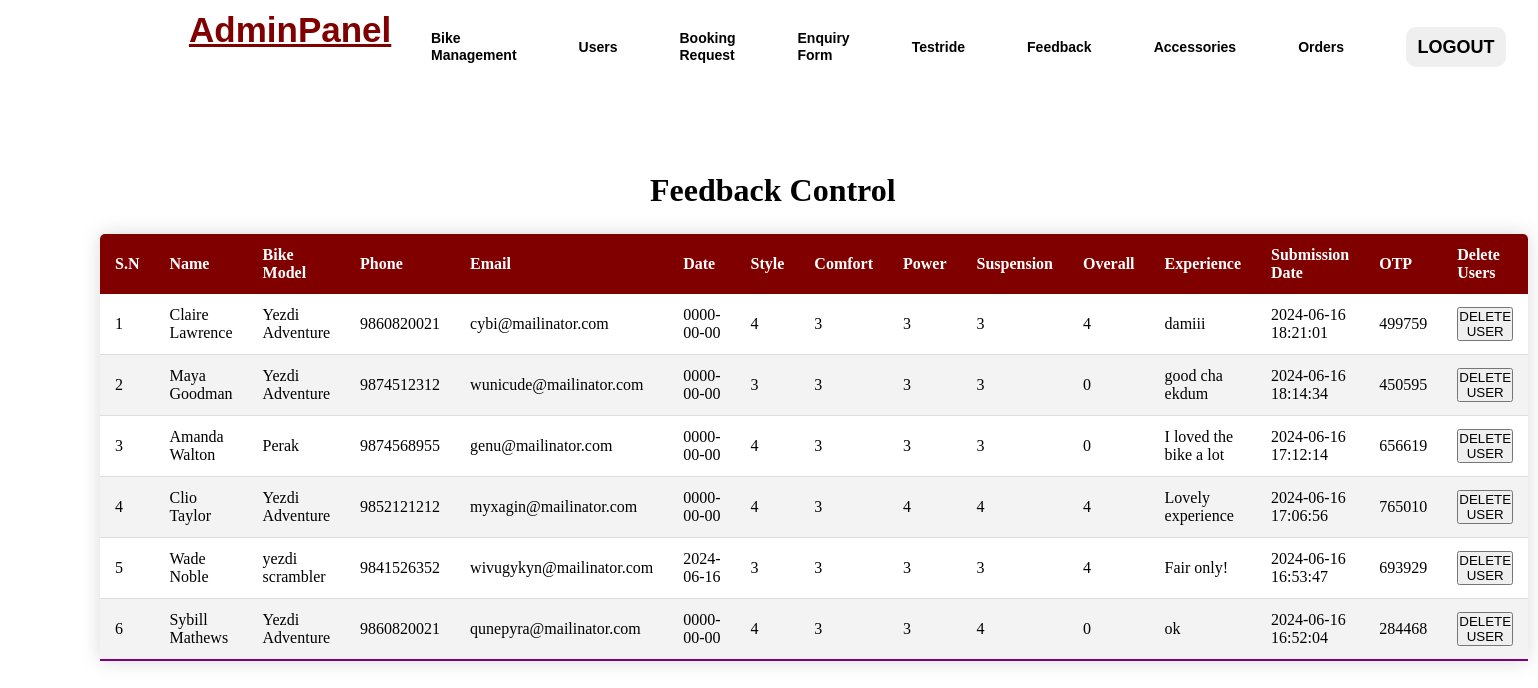
The app's page /admin/adminFeedback.php (signed in) with its own data.
### tables this page shows
CREATE TABLE `feedback` (
  `feedID` int(11) NOT NULL,
  `Name` varchar(255) NOT NULL,
  `BikeModel` varchar(100) NOT NULL,
  `Phone` varchar(255) NOT NULL,
  `Email` varchar(255) NOT NULL,
  `date` date NOT NULL,
  `style` int(1) DEFAULT NULL,
  `comfort` int(1) DEFAULT NULL,
  `power` int(1) DEFAULT NULL,
  `suspension` int(1) DEFAULT NULL,
  `overall` int(1) DEFAULT NULL,
  `experience` text NOT NULL,
  `submission_date` timestamp NOT NULL DEFAULT current_timestamp(),
  `otp` int(11) NOT NULL,
  `user_id` int(121) DEFAULT NULL
);

### admin/adminFeedback.php (the view, shortened to what this page needs)
<?php
include('../config/constant.php');
?>
<!DOCTYPE html>
<html lang="en">
<head>
</head>
<body>
    <?php
    $query="SELECT * from feedback ORDER BY feedID DESC";
    $queryy=mysqli_query($conn,$query);
    ?>
    <div class="background">
        <div class="navbar">
            <div class="icon">
                <h2 class="logo"><a href="admin_menu.php" style="color: maroon;">AdminPanel</a></h2>
            </div>
            <div class="menu">
                <?php include("menu.php");?>
            </div>
        </div>
    </div>
    <div>
        <h1 class="header">Feedback Control</h1>
        <div>
            <div>
                <table class="content-table">
                    <thead>
                        <tr>
                            <th>S.N</th>
                            <th>Name</th>
                            <th>Bike Model</th>
                            <th>Phone</th>
                            <th>Email</th>
                            <th>Date</th>
                            <th>Style</th>
                            <th>Comfort</th>
                            <th>Power</th>
                            <th>Suspension</th>
                            <th>Overall</th>
                            <th>Experience</th>
                            <th>Submission Date</th>
                            <th>OTP</th>
                            <th>Delete Users</th>
                        </tr>
                    </thead>
                    <tbody>
                        <?php
                $sn=1;
                while($res=mysqli_fetch_array($queryy)){
                ?>
                        <tr class="active-row">
                            <td><?php echo $sn++; ?></td>
                            <td><?php echo $res['Name'];?></php>
                            </td>
                            <td><?php echo $res['BikeModel'];?></php>
                            </td>
                            <td><?php echo $res['Phone'];?></php>
                            </td>
                            <td><?php echo $res['Email'];?></php>
                            </td>
                            <td><?php echo $res['date'];?></php>
                            </td>
                            <td><?php echo $res['style'];?></php>
                            </td>
                            <td><?php echo $res['comfort'];?></php>
                            </td>
                            <td><?php echo $res['power'];?></php>
                            </td>
                            <td><?php echo $res['suspension'];?></php>
                            </td>
                            <td><?php echo $res['overall'];?></php>
                            </td>
                            <td><?php echo $res['experience'];?></php>
                            </td>
                            <td><?php echo $res['submission_date'];?></php>
                            </td>
                            <td><?php echo $res['otp'];?></php>
                            </td>
                            <td><button type="submit" class="but" name="approve"><a
                                        href="deleteFeedback.php?id=<?php echo $res['Email']?>">DELETE USER</a></button>
                            </td>
                        </tr>
                        <?php } ?>
                    </tbody>
                </table>
            </div>
        </div>
    </div>
</body>
</html>

### admin/adminFeedback.php (style rules this page uses)
* { margin: 0; padding: 0; }
.background { width: 100%; background-position: center; background-size: cover; height: 109vh; animation: infiniteScrollBg 50s linear infinite; }
.navbar { width: 1200px; height: 75px; margin: auto; }
.icon { width: 200px; float: left; height: 70px; }
.logo { color: maroon; font-size: 35px; font-family: Arial; padding-left: 20px; float: left; padding-top: 10px; }
.menu { width: 400px; float: left; height: 70px; }
.content-table { border-collapse: collapse; font-size: 1em; border-radius: 5px 5px 0 0; overflow: hidden; box-shadow: 0 0 20px rgba(0, 0, 0, 0.15); margin-left: 100px; margin-top: 25px; width: 1300px; height: 300px; }
.content-table thead tr { background-color: maroon; color: white; text-align: left; }
.content-table th, .content-table td { padding: 12px 15px; }
.content-table tbody tr { border-bottom: 1px solid #dddddd; }
.content-table tbody tr:nth-of-type(even) { background-color: #f3f3f3; }
.content-table tbody tr:last-of-type { border-bottom: 2px solid purple; }
.header { margin-top: -700px; margin-left: 650px; }
.but a { text-decoration: none; color: black; }

### records on screen
feedback: Name "Claire Lawrence", BikeModel "Yezdi Adventure", Phone "9860820021", Email "cybi@mailinator.com", date "0000-00-00", style "4", comfort "3", power "3", suspension "3", overall "4", experience "damiii", submission_date "2024-06-16 18:21:01", otp "499759"
feedback: Name "Maya Goodman", BikeModel "Yezdi Adventure", Phone "9874512312", Email "wunicude@mailinator.com", date "0000-00-00", style "3", comfort "3", power "3", suspension "3", overall "0", experience "good cha ekdum", submission_date "2024-06-16 18:14:34", otp "450595"
feedback: Name "Amanda Walton", BikeModel "Perak", Phone "9874568955", Email "genu@mailinator.com", date "0000-00-00", style "4", comfort "3", power "3", suspension "3", overall "0", experience "I loved the bike a lot", submission_date "2024-06-16 17:12:14", otp "656619"
feedback: Name "Clio Taylor", BikeModel "Yezdi Adventure", Phone "9852121212", Email "myxagin@mailinator.com", date "0000-00-00", style "4", comfort "3", power "4", suspension "4", overall "4", experience "Lovely experience", submission_date "2024-06-16 17:06:56", otp "765010"
feedback: Name "Wade Noble", BikeModel "yezdi scrambler", Phone "9841526352", Email "wivugykyn@mailinator.com", date "2024-06-16", style "3", comfort "3", power "3", suspension "3", overall "4", experience "Fair only!", submission_date "2024-06-16 16:53:47", otp "693929"
feedback: Name "Sybill Mathews", BikeModel "Yezdi Adventure", Phone "9860820021", Email "qunepyra@mailinator.com", date "0000-00-00", style "4", comfort "3", power "3", suspension "4", overall "0", experience "ok", submission_date "2024-06-16 16:52:04", otp "284468"
